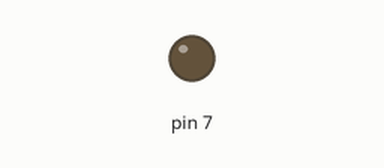
This sketch was run on a simulated Arduino Uno, built with avr-gcc and run on an emulated ATmega328P. Parts: output pins drawn as LEDs (lit = HIGH).

Above: at 2.5 s.
At 7.5 s:
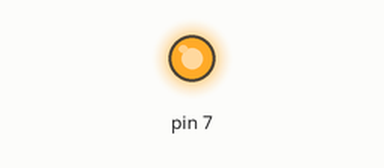
Timing chart, 0 to 13.0 s (numbered marks = the images above):
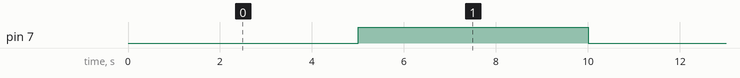

Measured:
- by itself, pin 7: alternates HIGH for 5.0 s and LOW for 5.0 s

The sketch:

reley-5v.ino
```cpp
void setup() {
  // put your setup code here, to run once:
  pinMode(7, OUTPUT);

}

void loop() {
  digitalWrite(7, LOW);
  delay(5000);
  digitalWrite(7, HIGH);
  delay(5000);

}
```
